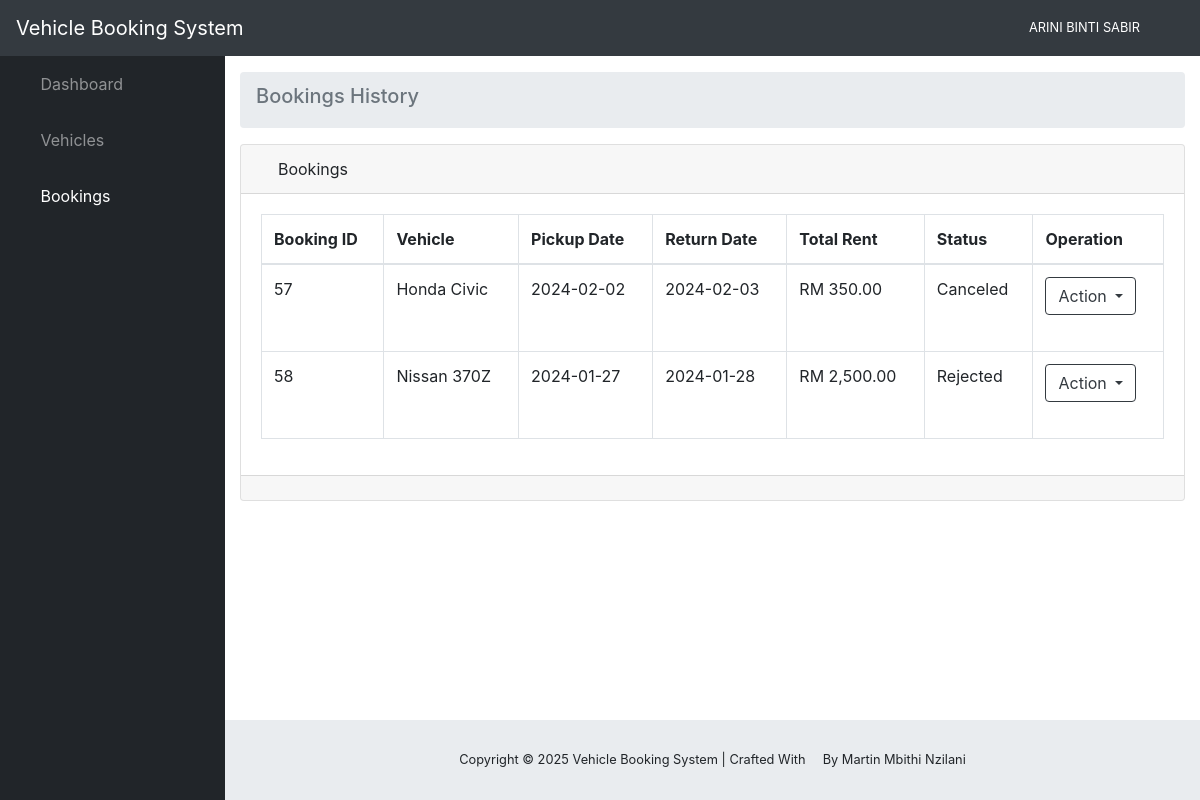
The app's page /cbs/cust/bookinghistory.php (signed in) with its own data.
### tables this page shows
CREATE TABLE `tb_user` (
  `u_ic` varchar(15) NOT NULL,
  `u_pwd` varchar(255) NOT NULL,
  `u_name` varchar(100) NOT NULL,
  `u_phone` varchar(20) NOT NULL,
  `u_email` varchar(50) DEFAULT NULL,
  `u_add` varchar(200) NOT NULL,
  `u_lic` varchar(20) NOT NULL,
  `u_type` int(2) NOT NULL
);

CREATE TABLE `tb_booking` (
  `b_id` int(10) NOT NULL,
  `b_ic` varchar(15) NOT NULL,
  `b_req` varchar(10) NOT NULL,
  `b_pdate` date NOT NULL,
  `b_rdate` date NOT NULL,
  `b_total` float NOT NULL,
  `b_status` int(2) NOT NULL
);

CREATE TABLE `tb_vehicle` (
  `v_reg` varchar(10) NOT NULL,
  `v_type` varchar(10) NOT NULL,
  `v_model` varchar(50) NOT NULL,
  `v_colour` varchar(20) DEFAULT NULL,
  `v_price` float NOT NULL,
  `v_pic` varchar(200) DEFAULT NULL,
  `v_status` int(1) NOT NULL DEFAULT 1 COMMENT '2;Booked 1;Available 0;Inactive'
);

CREATE TABLE `tb_status` (
  `s_id` int(2) NOT NULL,
  `s_desc` varchar(20) NOT NULL
);

### cbs/cust/bookinghistory.php (the view, shortened to what this page needs)
<?php
include('../dbconnect.php');
$suic=$_SESSION['suic'];
$sql="  SELECT * FROM tb_booking
LEFT JOIN tb_vehicle ON tb_booking.b_req=tb_vehicle.v_reg
LEFT JOIN tb_status ON tb_booking.b_status = tb_status.s_id
WHERE b_ic=$suic AND tb_booking.b_rdate < CURDATE() OR tb_booking.b_status != 2";
$result=mysqli_query($con,$sql);
?>
<!DOCTYPE html>
<html lang="en">
<?php include('head.php');?>
<body id="page-top">
 <?php include("nav.php");?>
 <div id="wrapper">
  <?php include('sidebar.php');?>
  <div id="content-wrapper">
    <div class="container-fluid">
      <ol class="breadcrumb">
        <h5 class="breadcrumb-item active">Bookings History</h5>
      </ol>
      <div class="card mb-3">
        <div class="card-header">
          <i class="fas fa-table"></i>
        Bookings</div>
        <div class="card-body">
          <div class="table-responsive">
            <table class="table table-bordered" id="dataTable" width="100%" cellspacing="0">
              <thead>
                <tr>
                  <th scope="col">Booking ID</th>
                  <th scope="col">Vehicle</th>
                  <th scope="col">Pickup Date</th>
                  <th scope="col">Return Date</th>
                  <th scope="col">Total Rent</th>
                  <th scope="col">Status</th>
                  <th scope="col">Operation</th>
                </tr>
              </thead>
              <tbody>
                <?php
                while ($row = mysqli_fetch_array($result)) {
                  echo "<tr>";
                  echo "<td>" . $row['b_id'] . "</td>";
                  echo "<td>" . $row['v_model'] . "</td>";
                  echo "<td>" . $row['b_pdate'] . "</td>";
                  echo "<td>" . $row['b_rdate'] . "</td>";
                 echo "<td>RM " . number_format((double)$row['b_total'], 2) . "</td>";
                  echo "<td>" . $row['s_desc'] . "</td>";
                  echo "<td>";
                  echo "<div class='dropdown mb-4'>
                  <a class='btn btn-outline-dark dropdown-toggle' href='#' role='button' data-toggle='dropdown'>
                  Action
                  </a>
                  <div class='dropdown-menu dropdown-menu-right'>
                  <a class='dropdown-item' href='bookingdetail.php?id=" . $row['b_id'] . "'>View Detail</a>";
                  echo "</div>
                  </div>";
                  echo "</td>";
                  echo "</tr>";
                }
                ?>
              </tbody>
            </table>
          </div>
        </div>
        <div class="card-footer small text-muted">
        </div>
      </div>
      <?php include("footer.php");?>
    </div>
  </div>
</body>
</html>

### cbs/cust/nav.php (shortened to what this page needs)
<?php
include('../dbconnect.php');
$suic=$_SESSION['suic'];
$sql_user = "SELECT * FROM tb_user WHERE u_ic = ?";
$stmt = $con->prepare($sql_user);
$stmt->bind_param('s', $suic);
$stmt->execute();
$result_user = $stmt->get_result();
$row_user = $result_user->fetch_assoc();
$u_name = $row_user['u_name'];
?>
<nav class="navbar navbar-expand navbar-dark bg-dark static-top">
    <a class="navbar-brand mr-1" href="admin-dashboard.php">Vehicle Booking System</a>
    <button class="btn btn-link btn-sm text-white order-1 order-sm-0" id="sidebarToggle" href="#">
      <i class="fas fa-bars"></i>
    </button>
     <span class="mr-2 d-none d-lg-inline text-white small"><?php echo $u_name; ?></span>
    <ul class="navbar-nav ml-auto ml-md-0">
      <li class="nav-item dropdown no-arrow">
        <a class="nav-link dropdown-toggle" href="#" id="userDropdown" role="button" data-toggle="dropdown" aria-haspopup="true" aria-expanded="false">
          <i class="fas fa-user-circle fa-fw"></i>
        </a>
      </li>
    </ul>
  </nav>

### records on screen
tb_user: u_name "ARINI BINTI SABIR"
tb_booking: b_id "57", b_req.v_model "Honda Civic", b_pdate "2024-02-02", b_rdate "2024-02-03", b_total "350.00", b_status.s_desc "Canceled"
tb_booking: b_id "58", b_req.v_model "Nissan 370Z", b_pdate "2024-01-27", b_rdate "2024-01-28", b_total "2,500.00", b_status.s_desc "Rejected"
